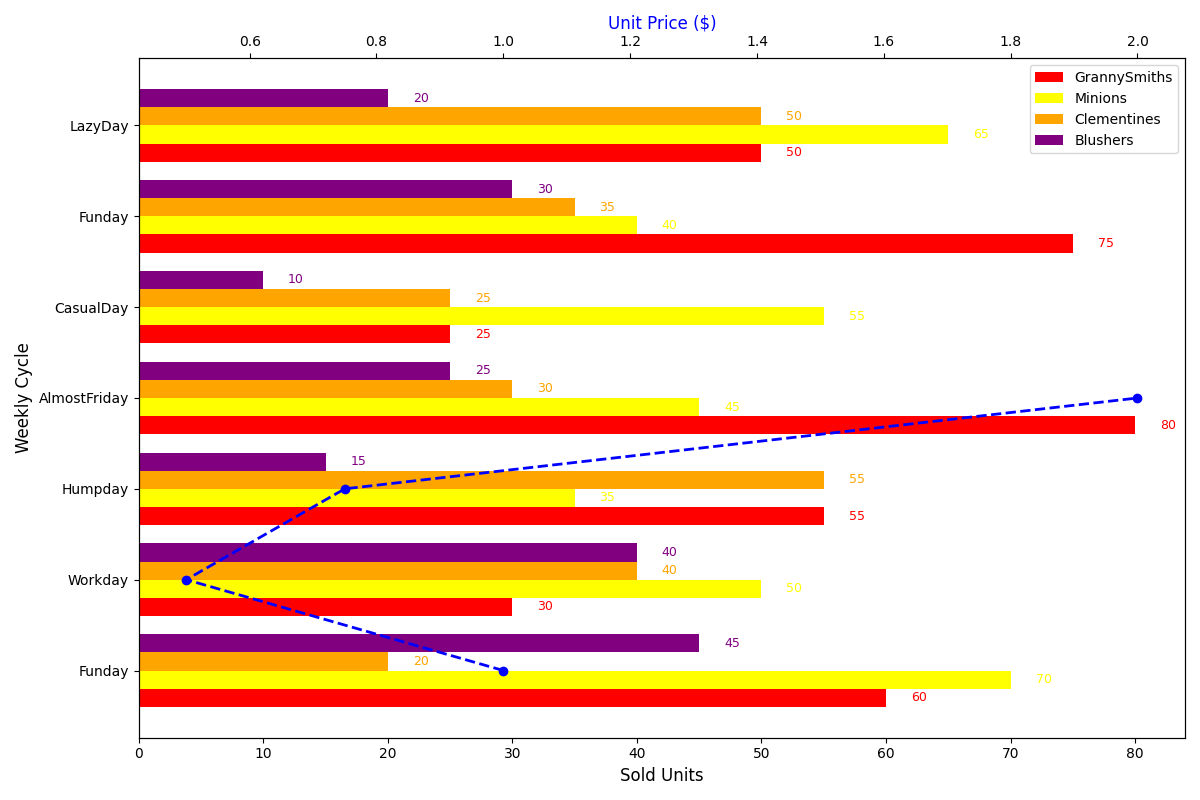

Here is the Python script that generated this plot:
import matplotlib.pyplot as plt
import numpy as np

# Data
days = ['Funday', 'Workday', 'Humpday', 'AlmostFriday', 'CasualDay', 'Funday', 'LazyDay']
fruit_types = ['GrannySmiths', 'Minions', 'Clementines', 'Blushers']

# Sales data (shuffled within each fruit group)
apples_sales = [60, 30, 55, 80, 25, 75, 50]  # Shuffled values for apples
bananas_sales = [70, 50, 35, 45, 55, 40, 65]  # Shuffled values for bananas
oranges_sales = [20, 40, 55, 30, 25, 35, 50]  # Shuffled values for oranges
grapes_sales = [45, 40, 15, 25, 10, 30, 20]  # Shuffled values for grapes

fig, ax1 = plt.subplots(figsize=(12, 8))

# Indices for placement of bars
y_indexes = np.arange(len(days))
height = 0.2

# Horizontal bar plots for each fruit type
ax1.barh(y_indexes - 1.5*height, apples_sales, height=height, color='red', label='GrannySmiths')
ax1.barh(y_indexes - 0.5*height, bananas_sales, height=height, color='yellow', label='Minions')
ax1.barh(y_indexes + 0.5*height, oranges_sales, height=height, color='orange', label='Clementines')
ax1.barh(y_indexes + 1.5*height, grapes_sales, height=height, color='purple', label='Blushers')

# Set up secondary axis for prices
ax2 = ax1.twiny()

# Prices data
fruit_prices = [1.0, 0.5, 0.75, 2.0]

# Plot fruit prices on secondary axis
ax2.plot(fruit_prices, fruit_types, 'o--', color='blue', lw=2)

# Titles and labels
ax1.set_ylabel('Weekly Cycle', fontsize=12)
ax1.set_xlabel('Sold Units', fontsize=12)
ax2.set_xlabel('Unit Price ($)', fontsize=12, color='blue')

# Customizing ticks
ax1.set_yticks(y_indexes)
ax1.set_yticklabels(days)

# Annotating each bar with the sales numbers
for i, sales in enumerate(apples_sales):
    ax1.text(apples_sales[i] + 2, i - 1.5*height, f'{apples_sales[i]}', va='center', ha='left', fontsize=9, color='red')
for i, sales in enumerate(bananas_sales):
    ax1.text(bananas_sales[i] + 2, i - 0.5*height, f'{bananas_sales[i]}', va='center', ha='left', fontsize=9, color='yellow')
for i, sales in enumerate(oranges_sales):
    ax1.text(oranges_sales[i] + 2, i + 0.5*height, f'{oranges_sales[i]}', va='center', ha='left', fontsize=9, color='orange')
for i, sales in enumerate(grapes_sales):
    ax1.text(grapes_sales[i] + 2, i + 1.5*height, f'{grapes_sales[i]}', va='center', ha='left', fontsize=9, color='purple')

# Legend
ax1.legend()

plt.tight_layout()
plt.show()
